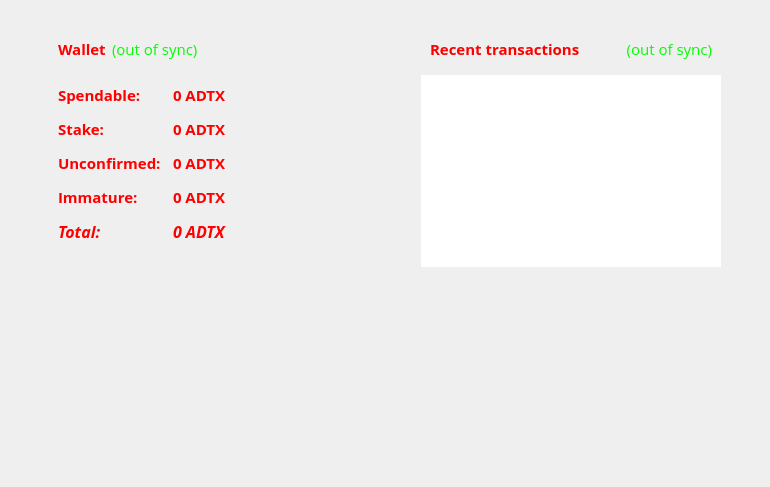
<?xml version="1.0" encoding="UTF-8"?>
<ui version="4.0">
 <class>OverviewPage</class>
 <widget class="QWidget" name="OverviewPage">
  <property name="geometry">
   <rect>
    <x>0</x>
    <y>0</y>
    <width>770</width>
    <height>487</height>
   </rect>
  </property>
  <property name="windowTitle">
   <string>Form</string>
  </property>
  <property name="styleSheet">
   <string notr="true">background-image: url(:/images/bkg.png);</string>
  </property>
  <layout class="QHBoxLayout" name="horizontalLayout" stretch="0,0,0,0,0,0,0">
   <item>
    <spacer name="verticalSpacer_3">
     <property name="orientation">
      <enum>Qt::Vertical</enum>
     </property>
     <property name="sizeHint" stdset="0">
      <size>
       <width>20</width>
       <height>40</height>
      </size>
     </property>
    </spacer>
   </item>
   <item>
    <widget class="QFrame" name="frame">
     <layout class="QVBoxLayout" name="verticalLayout_2">
      <item>
       <widget class="QWidget" name="widget" native="true">
        <layout class="QVBoxLayout" name="verticalLayout_4">
         <item>
          <widget class="QFrame" name="frame">
           <layout class="QHBoxLayout" name="horizontalLayout_4">
            <item>
             <widget class="QLabel" name="label_5">
              <property name="font">
               <font>
                <family>Open Sans</family>
                <pointsize>11</pointsize>
                <weight>75</weight>
                <bold>true</bold>
               </font>
              </property>
              <property name="text">
               <string>&lt;html&gt;&lt;head/&gt;&lt;body&gt;&lt;p&gt;&lt;span style=&quot; color:#ff0000;&quot;&gt;Wallet&lt;/span&gt;&lt;/p&gt;&lt;/body&gt;&lt;/html&gt;</string>
              </property>
             </widget>
            </item>
            <item>
             <widget class="QLabel" name="labelWalletStatus">
              <property name="font">
               <font>
                <family>Open Sans</family>
                <pointsize>11</pointsize>
               </font>
              </property>
              <property name="toolTip">
               <string>The displayed information may be out of date. Your wallet automatically synchronizes with the AndroidTokensX network after a connection is established, but this process has not completed yet.</string>
              </property>
              <property name="styleSheet">
               <string notr="true">QLabel { color: rgb(0, 255, 0); }
</string>
              </property>
              <property name="text">
               <string notr="true">(out of sync)</string>
              </property>
              <property name="alignment">
               <set>Qt::AlignLeading|Qt::AlignLeft|Qt::AlignVCenter</set>
              </property>
             </widget>
            </item>
            <item>
             <spacer name="horizontalSpacer_2">
              <property name="orientation">
               <enum>Qt::Horizontal</enum>
              </property>
              <property name="sizeHint" stdset="0">
               <size>
                <width>40</width>
                <height>20</height>
               </size>
              </property>
             </spacer>
            </item>
           </layout>
          </widget>
         </item>
         <item>
          <widget class="QFrame" name="frame">
           <layout class="QFormLayout" name="formLayout_2">
            <property name="fieldGrowthPolicy">
             <enum>QFormLayout::AllNonFixedFieldsGrow</enum>
            </property>
            <property name="horizontalSpacing">
             <number>12</number>
            </property>
            <property name="verticalSpacing">
             <number>12</number>
            </property>
            <item row="0" column="0">
             <widget class="QLabel" name="label">
              <property name="font">
               <font>
                <family>Open Sans</family>
                <pointsize>11</pointsize>
                <weight>75</weight>
                <bold>true</bold>
               </font>
              </property>
              <property name="text">
               <string>&lt;html&gt;&lt;head/&gt;&lt;body&gt;&lt;p&gt;&lt;span style=&quot; color:#ff0000;&quot;&gt;Spendable:&lt;/span&gt;&lt;/p&gt;&lt;/body&gt;&lt;/html&gt;</string>
              </property>
             </widget>
            </item>
            <item row="0" column="1">
             <widget class="QLabel" name="labelBalance">
              <property name="font">
               <font>
                <family>Open Sans</family>
                <pointsize>11</pointsize>
                <weight>75</weight>
                <bold>true</bold>
               </font>
              </property>
              <property name="cursor">
               <cursorShape>IBeamCursor</cursorShape>
              </property>
              <property name="toolTip">
               <string>Your current spendable balance</string>
              </property>
              <property name="styleSheet">
               <string notr="true">color: rgb(255, 0, 0);</string>
              </property>
              <property name="text">
               <string notr="true">0 ADTX</string>
              </property>
              <property name="textInteractionFlags">
               <set>Qt::LinksAccessibleByMouse|Qt::TextSelectableByKeyboard|Qt::TextSelectableByMouse</set>
              </property>
             </widget>
            </item>
            <item row="1" column="0">
             <widget class="QLabel" name="label_6">
              <property name="font">
               <font>
                <family>Open Sans</family>
                <pointsize>11</pointsize>
                <weight>75</weight>
                <bold>true</bold>
               </font>
              </property>
              <property name="text">
               <string>&lt;html&gt;&lt;head/&gt;&lt;body&gt;&lt;p&gt;&lt;span style=&quot; color:#ff0000;&quot;&gt;Stake:&lt;/span&gt;&lt;/p&gt;&lt;/body&gt;&lt;/html&gt;</string>
              </property>
             </widget>
            </item>
            <item row="1" column="1">
             <widget class="QLabel" name="labelStake">
              <property name="font">
               <font>
                <family>Open Sans</family>
                <pointsize>11</pointsize>
                <weight>75</weight>
                <bold>true</bold>
               </font>
              </property>
              <property name="cursor">
               <cursorShape>IBeamCursor</cursorShape>
              </property>
              <property name="toolTip">
               <string>Total of coins that was staked, and do not yet count toward the current balance</string>
              </property>
              <property name="styleSheet">
               <string notr="true">color: rgb(255, 0, 0);</string>
              </property>
              <property name="text">
               <string notr="true">0 ADTX</string>
              </property>
              <property name="textInteractionFlags">
               <set>Qt::LinksAccessibleByMouse|Qt::TextSelectableByKeyboard|Qt::TextSelectableByMouse</set>
              </property>
             </widget>
            </item>
            <item row="2" column="0">
             <widget class="QLabel" name="label_3">
              <property name="font">
               <font>
                <family>Open Sans</family>
                <pointsize>11</pointsize>
                <weight>75</weight>
                <bold>true</bold>
               </font>
              </property>
              <property name="text">
               <string>&lt;html&gt;&lt;head/&gt;&lt;body&gt;&lt;p&gt;&lt;span style=&quot; color:#ff0000;&quot;&gt;Unconfirmed:&lt;/span&gt;&lt;/p&gt;&lt;/body&gt;&lt;/html&gt;</string>
              </property>
             </widget>
            </item>
            <item row="2" column="1">
             <widget class="QLabel" name="labelUnconfirmed">
              <property name="font">
               <font>
                <family>Open Sans</family>
                <pointsize>11</pointsize>
                <weight>75</weight>
                <bold>true</bold>
               </font>
              </property>
              <property name="cursor">
               <cursorShape>IBeamCursor</cursorShape>
              </property>
              <property name="toolTip">
               <string>Total of transactions that have yet to be confirmed, and do not yet count toward the current balance</string>
              </property>
              <property name="styleSheet">
               <string notr="true">color: rgb(255, 0, 0);</string>
              </property>
              <property name="text">
               <string notr="true">0 ADTX</string>
              </property>
              <property name="textInteractionFlags">
               <set>Qt::LinksAccessibleByMouse|Qt::TextSelectableByKeyboard|Qt::TextSelectableByMouse</set>
              </property>
             </widget>
            </item>
            <item row="3" column="0">
             <widget class="QLabel" name="labelImmatureText">
              <property name="font">
               <font>
                <family>Open Sans</family>
                <pointsize>11</pointsize>
                <weight>75</weight>
                <bold>true</bold>
               </font>
              </property>
              <property name="text">
               <string>&lt;html&gt;&lt;head/&gt;&lt;body&gt;&lt;p&gt;&lt;span style=&quot; color:#ff0000;&quot;&gt;Immature:&lt;/span&gt;&lt;/p&gt;&lt;/body&gt;&lt;/html&gt;</string>
              </property>
             </widget>
            </item>
            <item row="3" column="1">
             <widget class="QLabel" name="labelImmature">
              <property name="font">
               <font>
                <family>Open Sans</family>
                <pointsize>11</pointsize>
                <weight>75</weight>
                <bold>true</bold>
               </font>
              </property>
              <property name="toolTip">
               <string>Mined balance that has not yet matured</string>
              </property>
              <property name="styleSheet">
               <string notr="true">color: rgb(255, 0, 0);</string>
              </property>
              <property name="text">
               <string notr="true">0 ADTX</string>
              </property>
              <property name="textInteractionFlags">
               <set>Qt::LinksAccessibleByMouse|Qt::TextSelectableByKeyboard|Qt::TextSelectableByMouse</set>
              </property>
             </widget>
            </item>
            <item row="4" column="0">
             <widget class="QLabel" name="labelTotalText">
              <property name="font">
               <font>
                <family>Open Sans</family>
                <pointsize>12</pointsize>
                <weight>75</weight>
                <italic>true</italic>
                <bold>true</bold>
               </font>
              </property>
              <property name="text">
               <string>&lt;html&gt;&lt;head/&gt;&lt;body&gt;&lt;p&gt;&lt;span style=&quot; font-size:12pt; font-weight:600; color:#ff0000;&quot;&gt;Total:&lt;/span&gt;&lt;/p&gt;&lt;/body&gt;&lt;/html&gt;</string>
              </property>
             </widget>
            </item>
            <item row="4" column="1">
             <widget class="QLabel" name="labelTotal">
              <property name="font">
               <font>
                <family>Open Sans</family>
                <pointsize>12</pointsize>
                <weight>75</weight>
                <italic>true</italic>
                <bold>true</bold>
               </font>
              </property>
              <property name="cursor">
               <cursorShape>IBeamCursor</cursorShape>
              </property>
              <property name="toolTip">
               <string>Your current total balance</string>
              </property>
              <property name="styleSheet">
               <string notr="true">color: rgb(255, 0, 0);</string>
              </property>
              <property name="text">
               <string notr="true">0 ADTX</string>
              </property>
              <property name="textInteractionFlags">
               <set>Qt::LinksAccessibleByMouse|Qt::TextSelectableByKeyboard|Qt::TextSelectableByMouse</set>
              </property>
             </widget>
            </item>
           </layout>
          </widget>
         </item>
        </layout>
       </widget>
      </item>
      <item>
       <spacer name="verticalSpacer">
        <property name="orientation">
         <enum>Qt::Vertical</enum>
        </property>
        <property name="sizeHint" stdset="0">
         <size>
          <width>20</width>
          <height>40</height>
         </size>
        </property>
       </spacer>
      </item>
     </layout>
    </widget>
   </item>
   <item>
    <spacer name="verticalSpacer_6">
     <property name="orientation">
      <enum>Qt::Vertical</enum>
     </property>
     <property name="sizeHint" stdset="0">
      <size>
       <width>20</width>
       <height>40</height>
      </size>
     </property>
    </spacer>
   </item>
   <item>
    <spacer name="verticalSpacer_7">
     <property name="orientation">
      <enum>Qt::Vertical</enum>
     </property>
     <property name="sizeHint" stdset="0">
      <size>
       <width>20</width>
       <height>40</height>
      </size>
     </property>
    </spacer>
   </item>
   <item>
    <spacer name="verticalSpacer_5">
     <property name="orientation">
      <enum>Qt::Vertical</enum>
     </property>
     <property name="sizeHint" stdset="0">
      <size>
       <width>20</width>
       <height>40</height>
      </size>
     </property>
    </spacer>
   </item>
   <item>
    <widget class="QFrame" name="frame">
     <layout class="QVBoxLayout" name="verticalLayout_3">
      <item>
       <widget class="QWidget" name="widget_2" native="true">
        <layout class="QVBoxLayout" name="verticalLayout">
         <item>
          <widget class="QFrame" name="frame">
           <layout class="QHBoxLayout" name="horizontalLayout_2">
            <item>
             <widget class="QLabel" name="label_4">
              <property name="font">
               <font>
                <family>Open Sans</family>
                <pointsize>11</pointsize>
               </font>
              </property>
              <property name="text">
               <string>&lt;html&gt;&lt;head/&gt;&lt;body&gt;&lt;p&gt;&lt;span style=&quot; font-weight:600; color:#ff0000;&quot;&gt;Recent transactions&lt;/span&gt;&lt;/p&gt;&lt;/body&gt;&lt;/html&gt;</string>
              </property>
             </widget>
            </item>
            <item>
             <spacer name="horizontalSpacer">
              <property name="orientation">
               <enum>Qt::Horizontal</enum>
              </property>
              <property name="sizeHint" stdset="0">
               <size>
                <width>40</width>
                <height>20</height>
               </size>
              </property>
             </spacer>
            </item>
            <item>
             <widget class="QLabel" name="labelTransactionsStatus">
              <property name="font">
               <font>
                <family>Open Sans</family>
                <pointsize>11</pointsize>
               </font>
              </property>
              <property name="toolTip">
               <string>The displayed information may be out of date. Your wallet automatically synchronizes with the AndroidTokensX network after a connection is established, but this process has not completed yet.</string>
              </property>
              <property name="styleSheet">
               <string notr="true">QLabel { color: rgb(0, 255, 0); }</string>
              </property>
              <property name="text">
               <string notr="true">(out of sync)</string>
              </property>
              <property name="alignment">
               <set>Qt::AlignRight|Qt::AlignTrailing|Qt::AlignVCenter</set>
              </property>
             </widget>
            </item>
           </layout>
          </widget>
         </item>
         <item>
          <widget class="QListView" name="listTransactions">
           <property name="font">
            <font>
             <weight>75</weight>
             <bold>true</bold>
            </font>
           </property>
           <property name="styleSheet">
            <string notr="true">QListView { background: transparent; }
color: rgb(0, 255, 0);</string>
           </property>
           <property name="frameShape">
            <enum>QFrame::NoFrame</enum>
           </property>
           <property name="verticalScrollBarPolicy">
            <enum>Qt::ScrollBarAlwaysOff</enum>
           </property>
           <property name="horizontalScrollBarPolicy">
            <enum>Qt::ScrollBarAlwaysOff</enum>
           </property>
           <property name="selectionMode">
            <enum>QAbstractItemView::NoSelection</enum>
           </property>
          </widget>
         </item>
         <item>
          <spacer name="horizontalSpacer_3">
           <property name="orientation">
            <enum>Qt::Horizontal</enum>
           </property>
           <property name="sizeHint" stdset="0">
            <size>
             <width>40</width>
             <height>20</height>
            </size>
           </property>
          </spacer>
         </item>
        </layout>
       </widget>
      </item>
      <item>
       <spacer name="verticalSpacer_2">
        <property name="orientation">
         <enum>Qt::Vertical</enum>
        </property>
        <property name="sizeHint" stdset="0">
         <size>
          <width>20</width>
          <height>40</height>
         </size>
        </property>
       </spacer>
      </item>
     </layout>
    </widget>
   </item>
   <item>
    <spacer name="verticalSpacer_4">
     <property name="orientation">
      <enum>Qt::Vertical</enum>
     </property>
     <property name="sizeHint" stdset="0">
      <size>
       <width>20</width>
       <height>40</height>
      </size>
     </property>
    </spacer>
   </item>
  </layout>
 </widget>
 <resources>
  <include location="../bitcoin.qrc"/>
 </resources>
 <connections/>
</ui>
